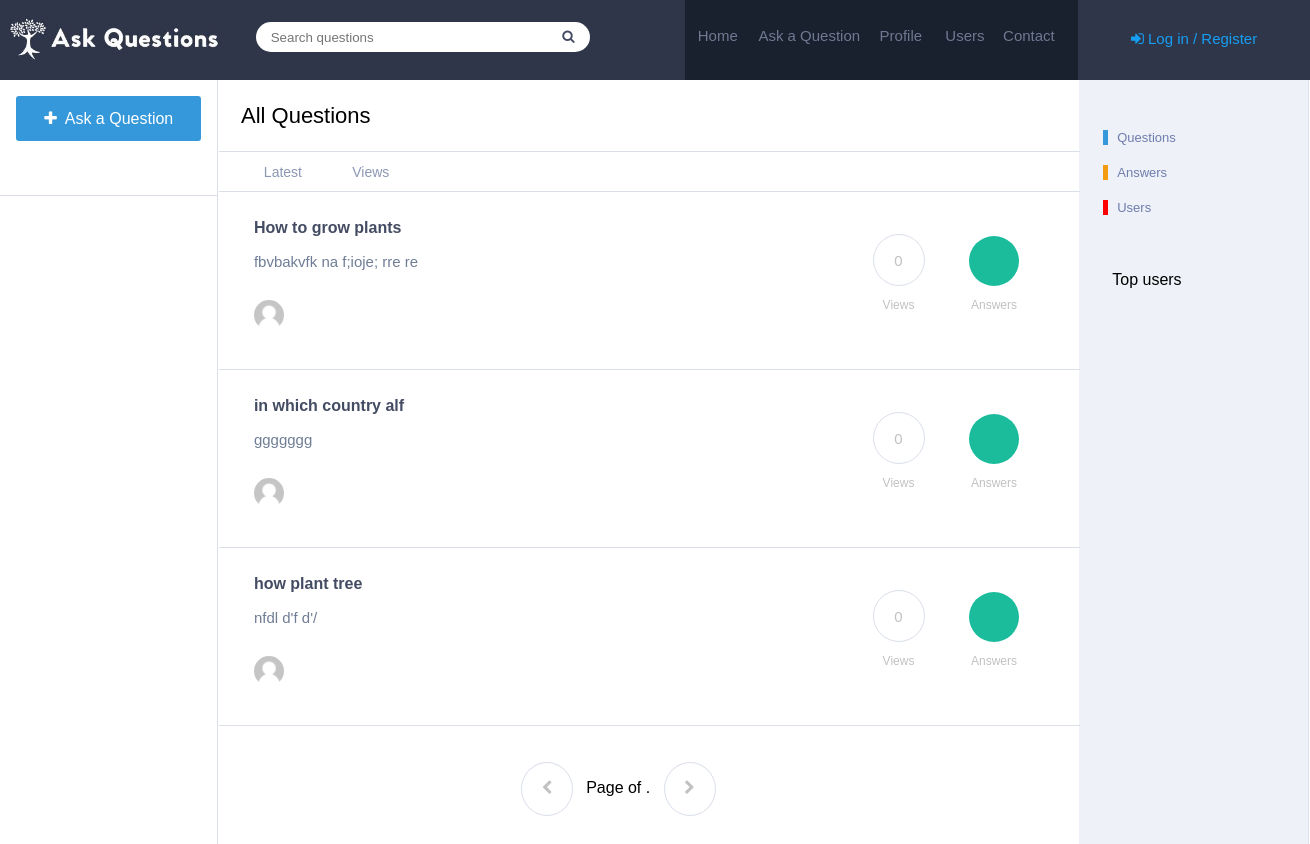
Before: / with the older database file.
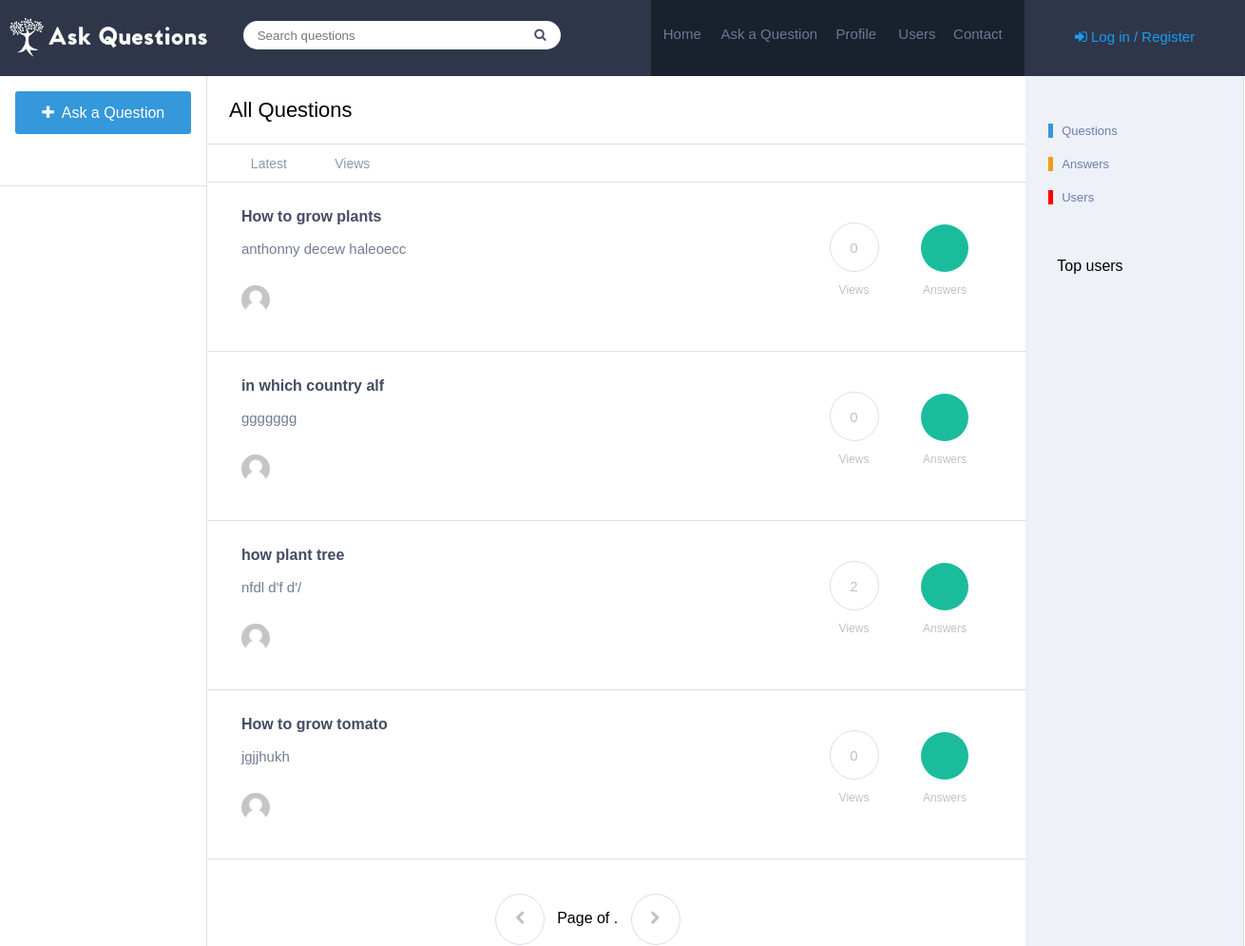
After: the same page with the newer database file.
### farmer/models.py (models this page shows, shortened)
class Question(models.Model):
    user = models.ForeignKey(User,on_delete=models.CASCADE)
    question = models.CharField(max_length=20)
    description = models.TextField(max_length=100)
    views = models.IntegerField(default=0)
    answer = models.IntegerField(default=0)
    date  = models.DateField(auto_now_add=True,auto_now=False)

### farmer/views.py (the view)
# urls.py: path('',views.home,name="Home"),
def home(request):
    all_questions = Question.objects.all()
    return render(request,'farmer/home.html',{'questions':all_questions})

### farmer/templates/farmer/home.html (shortened to what this page needs)
{% extends 'farmer/base.html' %}
{% load static %}
{% block content %}
<td style="width:100%; float: left;">
    <div class="heading">
        <div class="tab">
            <p>All Questions</p>
        </div>
    </div>
<div class="welcome">
    <div class="tab">
        <a href="{% url "Home" %}" style="color: #8c97b4;"><p class="{{ home }}"" style="display:inline-block;">Latest</p></a>
        <a href="{% url "Home" %}" style="color: #8c97b4;"><p class="{{ home_views }}"" style="display: inline-block;">Views</p></a>
    </div>
</div>
{% for question in questions %}
<div class="question">
    <div class="left">
        <h6 style="font-size: 16px;" class="ques"><strong><a href='{% url "Home"  %}' style="text-decoration: none;color:#444c63;">{{ question.question | linebreaks | truncatechars:50 }}</a></strong></h6>
        <h6 style="font-size: 15px; font-weight: normal; color: #6f7d95;" class="des">{{ question.description | truncatechars:50 }}</h6>
        {% if question.user.image %}
        <img src='{{ question.user.image.url }}' id="image"/>
        {% else %}
        <img src='{% static "farmer/image/default_user.png" %}' id="image"/>
        {% endif %}
        <h6 style="font-size: 14px; font-weight: normal; color: #6f7d95;" class="des1"><a href="{% url "Home"  %}" style="text-decoration: none;color: #6f7d95;">{{ obj.user }}</a> &nbsp &nbsp {{ obj.timestamp }}</h6>
    </div>
    <div class="right">
        <div class="circle" style="display: inline-block;"><h6>{{ question.views }}</h6><p>Views</p></div>
        {% if obj.answered == 0 %}
        <div class="circle" style="display: inline-block;"><h6>{{ question.answer }}</h6><p>Answers</p></div>
        {% else %}
        <div class="circle" style="display: inline-block;"><h6 style="background-color: #1abc9c;color: white; border:none;">{{ obj.answers }}</h6><p>Answers</p></div>
        {% endif %}
    </div>
</div>
{% endfor %}
<br/><br/>
<div class="page" style="width: 79%;">
    {% if object_list.has_previous %}
    <a href="?page={{ object_list.previous_page_number }} & q={{ request.GET.q }}"><i class="fa fa-chevron-left" aria-hidden="true" style="background-color: #1abc9c;color: white; border:none;"></i></a>
    {% else %}
    <a><i class="fa fa-chevron-left" aria-hidden="true"></i></a>
    {% endif %}
    <span class="current">
    &nbsp Page {{ object_list.number }} of {{ object_list.paginator.num_pages }}. &nbsp
    </span>
    {% if object_list.has_next %}
    <a href="?page={{ object_list.next_page_number }} & q={{ request.GET.q }}" ><i class="fa fa-chevron-right " aria-hidden="true" style="background-color: #1abc9c;color: white; border:none;"></i></a>
    {% else %}
    <a><i class="fa fa-chevron-right " aria-hidden="true"></i></a>
    {% endif %}
</div>
</td>
{% endblock content %}

### farmer/templates/farmer/base.html (shortened to what this page needs)
{% load static %}
<html>
<head>
<link rel='stylesheet' href='{% static "farmer/css/index.css" %}'>
<link rel="stylesheet" href="https://cdnjs.cloudflare.com/ajax/libs/font-awesome/4.7.0/css/font-awesome.min.css">
</head>
<body>
	<div class="navbar">
		<div class="logo">
			<img src='{% static "farmer/image/Logo.jpg" %}' style="width: 230px; margin-top: 10px;" />
		</div>
		<div class="search">
			<div style="margin-top: 22px; margin-left: 22.5%;">
			<form method='GET' action=''>
			<input type='text' name='q' placeholder='Search questions' value='{{request.GET.q }}' id="search1"/>
			<button type='submit' id="search2"><i class="fa fa-search" aria-hidden="true"></i></button>
			</form>
			</div>
		</div>
		<div class="navlinks">
			<h6><a href="{% url "Home" %}">Home</a></h6> <h6 style="width: 30%;"><a href="{% url "Home" %}">Ask a Question</a></h6> <h6><a href="{% url "Home" %}">Profile</a></h6> <h6><a href="{% url "Home" %}">Users</a></h6> <h6><a>Contact</a></h6>
		</div>
		<div class="login" style="font-size: 15px;">
			{% if request.user.is_authenticated %}
			<p><a href="{% url "Home" %}"><i class="fa fa-sign-out" aria-hidden="true"></i> Log out</a></p>
			{% else %}
			<p><a href="{% url "login" %}"><i class="fa fa-sign-in" aria-hidden="true"></i> Log in / Register</a></p>
			{%endif %}
		</div>
	</div>
	<div class="main">
		<div class="links">
			<div id="ask-cont">
			<a href="{% url "Home" %}" style="text-decoration: none;"><p class="ask"><i class="fa fa-plus" aria-hidden="true"></i>&nbsp Ask a Question</p></a>
			</div>
		</div>
		<div class="content">
			<table style="width: 100%;border-spacing: 0px;min-height: 100%;">
				<tr>
			{% block content %}
      {% endblock content %}
			<td class="stats" style="padding-top: 30px;vertical-align: top;">
				<div class="bor" style="border-left-color: #3498db">
					<p class="stat_q">Questions</p>
				</div>
				<div class="bor" style="border-left-color: #f39c12;">
					<p class="stat_q">Answers</p>
				</div>
				<div class="bor" style="border-left-color: red;">
					<p class="stat_q">Users</p>
				</div>
				<div class="bor" style="border:none; padding-top: 40px;">
					<p>Top users</p>
				</div>
			</td>
		</tr>
		</table>
		</div>
	</div>
</body>
</html>

### farmer/static/farmer/css/index.css (style rules this page uses)
body { min-width: 1300px; margin: 0px; font-family: sans-serif; }
.navbar { width: 100%; background-color: #2f364a; height:80px; }
.logo { float: left; width:10%; height:100%; }
.search { float: left; height: 100%; width: 42.3%; }
#search1 { float: left; border:none; border-top-left-radius: 50px; border-bottom-left-radius: 50px; height:30px; width:70%; margin-right: 0px; padding-left: 15px; }
#search2 { margin-left: 0px; border:none; border-top-right-radius: 50px; border-bottom-right-radius: 50px; height:30px; margin-right: 0px; background-color: white; padding-right: 15px; color:#444c63; }
.navlinks { float: left; width:30%; background-color: #19202e; height:100%; }
.navlinks h6 { margin-top:27px; float: left; width:16%; text-align: center; margin-left: 0.3%; }
.navlinks h6 a { text-decoration: none; color: #6f7992; font-weight: normal; font-size:15px; }
.login { float: left; height: 100%; width: 17.7%; text-align: center; }
.login p { margin-top: 30px; }
.login a { text-decoration: none; color: #169ef2; }
.main { width: 100%; }
.links { float: left; top:80px; height: 100%; width:16.6%; }
.ask { margin-left: 7.5%; width:85%; height: 31px; border-style: none; border-radius: 3px; background-color: #3498db; color: white; padding-top: 14px; text-align: center; }
#ask-cont { border-bottom-style: solid; border-bottom-color: #dadfea; border-bottom-width: 1px; height:99px; }
.content { float: left; width: 83.2%; border-right-style: solid; border-right-color: #dadfea; border-right-width: 1px; border-left-style: solid; border-left-color: #dadfea; border-left-width: 1px; height: auto; }
.heading { padding-left: 2.5%; font-size: 22px; border-bottom-style: solid; border-bottom-color: #dadfea; border-bottom-width: 1px; margin-bottom: -1px; }
.welcome { padding-left: 2.5%; font-size: 14px; border-bottom-style: solid; border-bottom-color: #dadfea; border-bottom-width: 1px; }
.stats { background-color: #eef1f7; width:21%; }
.welcome p { width: 10%; text-align: center; margin-bottom: 0px; padding-bottom: 11px; cursor: pointer; margin-top: 0px; padding-top: 13px; }
.question { border-bottom-style: solid; border-bottom-color: #dadfea; border-bottom-width: 1px; padding-left: 4%; padding-top: 7px; height: 150px; padding-bottom: 20px; }
.ques { margin-top: 20px; margin-bottom: 0px; }
.des { margin-top: 0px; margin-bottom: 30px; }
.des1 { margin-top: 37px; margin-left: 8%; }
#image { width: 30px; height: 30px; border-radius: 50%; margin-bottom: 27px; float: left; }
.left { width: 70%; float: left; }
.right { width:30%; float: right; }
.circle h6 { border-style: solid; border-width: 1px; border-color: #dadfea; border-radius: 50%; width:50px; height: 33px; text-align: center; padding-top:17px; font-size: 15px; font-weight: normal; color:#c1c1c1; margin-bottom: 0px; margin-left: 40px; }
.circle p { color:#c1c1c1; font-size: 12px; text-align: center; margin-left: 40px; }
.page { width: 100%; float: left; margin-left: 35%; }
.page i { border-style: solid; border-width: 1px; border-color: #dadfea; border-radius: 50%; width:50px; height: 35px; text-align: center; padding-top:17px; font-size: 15px; font-weight: normal; color:#c1c1c1; }
.stat_q { font-size: 13px; margin-bottom: 0px; margin-top: 20px; color: #6f7daf; }
.bor { border-left-style: solid; border-left-width: 5px; padding-left: 4%; margin-left: 10%; }

Changed rows visible on the page:
changed Question "How to grow plants": description "fbvbakvfk na f;ioje; rre re" → "anthonny decew haleoecc"
changed Question "how plant tree": views "0" → "2"
added Question: question "How to grow tomato", description "jgjjhukh", views "0"
